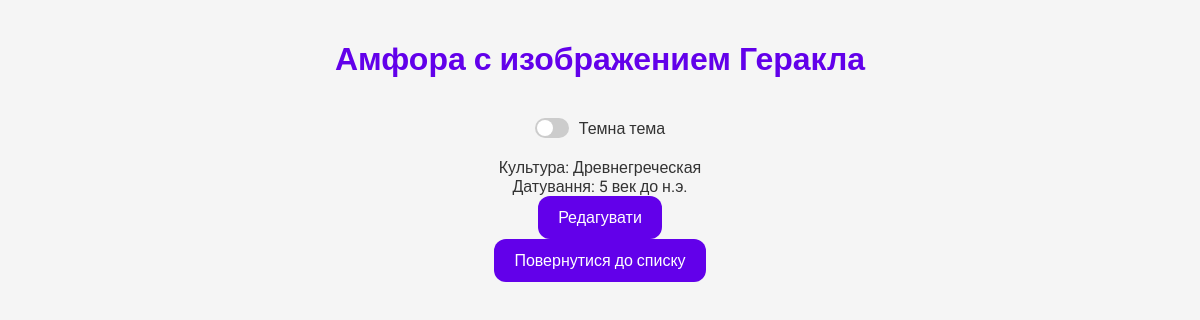
Screenshot of /exhibit/4/ (signed in) with the database file from the repository.
### exhibits/models.py (models this page shows, shortened)
class Exhibit(models.Model):
    title = models.CharField(max_length=200)
    culture = models.CharField(max_length=100)
    date = models.CharField(max_length=100)  # Мы можем использовать DateField, но для упрощения возьмем CharField

### exhibits/views.py (the view)
# urls.py: path('exhibit/<int:pk>/', views.exhibit_detail, name='exhibit_detail'),  # Подробности по экспонату
@login_required
def exhibit_detail(request, pk):
    exhibit = get_object_or_404(Exhibit, pk=pk)
    return render(request, 'exhibits/exhibit_detail.html', {'exhibit': exhibit})

### exhibits/templates/exhibits/exhibit_detail.html (shortened to what this page needs)
<!DOCTYPE html>
<html lang="uk">
<head>
    {% load static %}
    <link rel="stylesheet" href="{% static 'exhibits/styles.css' %}">
</head>
<body>
    <h1>{{ exhibit.title }}</h1>
    <div class="toggle-container">
        <label class="toggle-label">
            <span class="slider"></span>
        </label>
        <span>Темна тема</span>
    </div>
    <p>Культура: {{ exhibit.culture }}</p>
    <p>Датування: {{ exhibit.date }}</p>
    {% if user.is_superuser %}
        <a href="{% url 'exhibit_edit' exhibit.pk %}" class="button">Редагувати</a>
    {% endif %}
    <a href="{% url 'exhibit_list' %}" class="button">Повернутися до списку</a>
</body>
</html>

### exhibits/static/exhibits/styles.css (style rules this page uses)
* { box-sizing: border-box; margin: 0; padding: 0; }
body { font-family: 'Roboto', sans-serif; background-color: #F5F5F5; color: #333; transition: background-color 0.3s, color 0.3s; display: flex; flex-direction: column; align-items: center; padding: 20px; }
h1 { color: #6200EA; margin: 20px 0; }
a { text-decoration: none; color: #03DAC5; }
a.button, button { background-color: #6200EA; color: #FFFFFF; padding: 12px 20px; border-radius: 12px; border: none; transition: background-color 0.3s, transform 0.2s; cursor: pointer; }
.toggle-container { display: flex; align-items: center; margin: 20px 0; }
.toggle-label { display: flex; align-items: center; margin-right: 10px; }
.toggle-label .slider { width: 34px; height: 20px; background-color: #ccc; border-radius: 34px; position: relative; cursor: pointer; transition: background-color 0.3s; }
.toggle-label .slider::before { content: ""; position: absolute; width: 16px; height: 16px; left: 2px; bottom: 2px; background-color: white; border-radius: 50%; transition: transform 0.3s; }

### rows the page displays
Exhibit: title "Амфора с изображением Геракла", culture "Древнегреческая", date "5 век до н.э."
